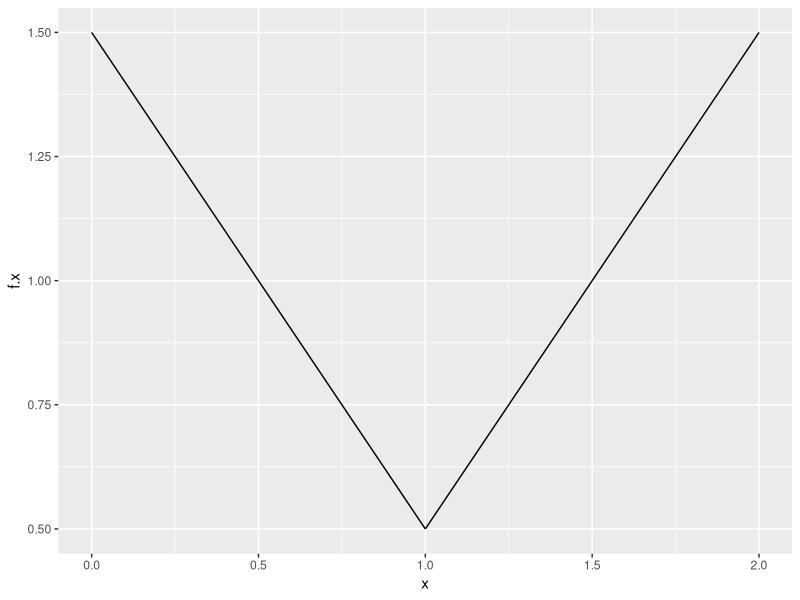
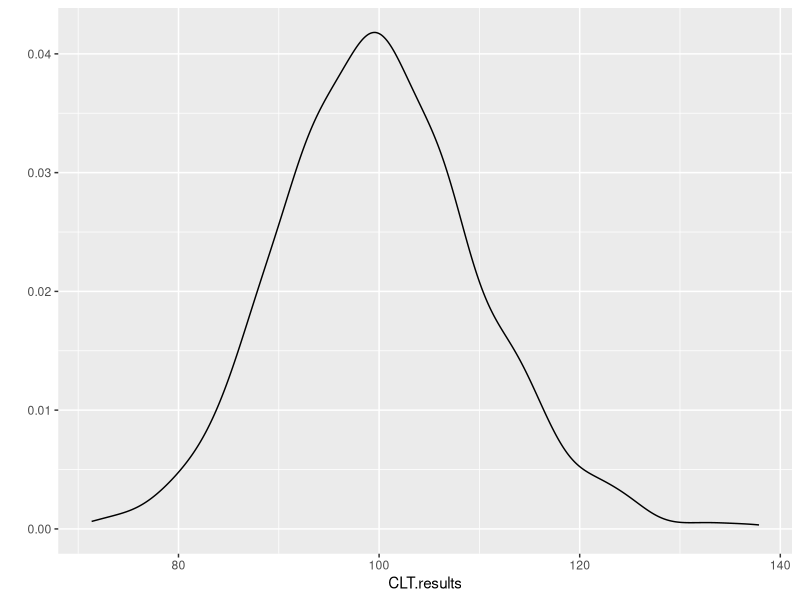

Source code (R) for these figures, in order:
## ---- chunk 1
library(ggplot2)
library(magrittr)
## ---- chunk 2
(63/14) - (45/28)^2
## ---- chunk 3
x <- seq(from = 0, to = 1, by = 0.01)
f.x <- (3/2) - x
y <- seq(from = 1, to = 2, by = 0.01)
f.y <- y - (1/2)

joint.rv <- cbind(x, f.x, y, f.y) %>% as.data.frame()

ggplot(joint.rv) + geom_line(aes(x=x, y=f.x)) + geom_line(aes(x=y, y=f.y))
## ---- chunk 4
mean(f.x * x)
## ---- chunk 5
mean(f.y * y)
## ---- chunk 6
var(f.x)
## ---- chunk 7
var(f.y)
## ---- chunk 8
cov(f.x, f.y)
## ---- chunk 9
obs <- c(7.3, 6.1, 3.8, 8.4, 6.9, 7.1, 5.3, 8.2, 4.9, 5.8)
(X.bar <- sum(obs) / length(obs))
## ---- chunk 10
(S2 <- cov(obs, obs))
## ---- chunk 11
t.test(obs)
## ---- chunk 12
sigma = sqrt(S2)                  
st.error = sigma/sqrt(length(obs))     
margin.error = qnorm(.975) * st.error      
X.bar + c(-margin.error, margin.error) 
## ---- chunk 13
(CLT.prob <- pnorm(110, mean = 100, sd = 10, lower.tail = TRUE) - 
   pnorm(100, mean = 100, sd = 10, lower.tail = TRUE))
## ---- chunk 14
exp.sim <- function(){return(rexp(100) %>% sum())}

CLT.results <- replicate(1000, exp.sim())

qplot(CLT.results, geom = "density")

(sim.prob <- length(which(CLT.results >= 100 & CLT.results <= 110)) / length(CLT.results))
## ---- chunk 15
satellite.pdf <- function(years){return(-exp(-0.4 * years))}
(yr.prob.5 <-  1 - (satellite.pdf(5) - satellite.pdf(0)))
## ---- chunk 16
(yr.prob.3.6 <- satellite.pdf(6) - satellite.pdf(3))
## ---- chunk 17
linkage.length <- function(){
  len <- rnorm(1, 60, sqrt(0.09)) + rnorm(1, 40, sqrt(0.05)) + rnorm(1, 50, sqrt(0.11))
  return(len)
}

linkage.length.sim <- replicate(1000, linkage.length())
summary(linkage.length.sim); var(linkage.length.sim)
## ---- chunk 18
1 - pnorm(150.2, mean = 150, sd = sqrt(0.25))
## ---- chunk 19
pnorm(150.21, mean = 150, sd = sqrt(0.25)) - pnorm(149.83, mean = 150, sd = sqrt(0.25))
